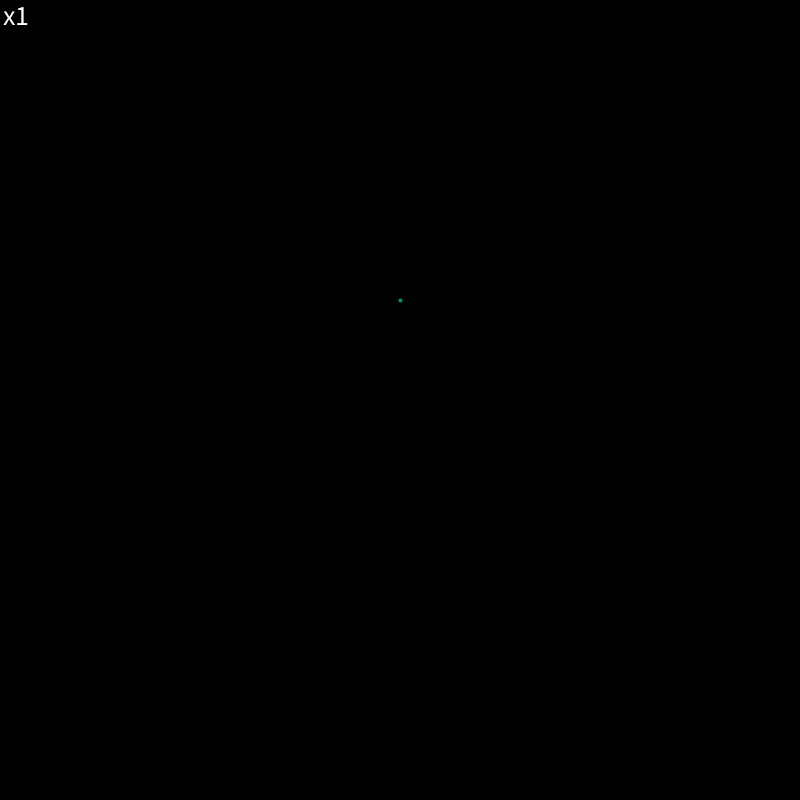
Frame 1 (no input)
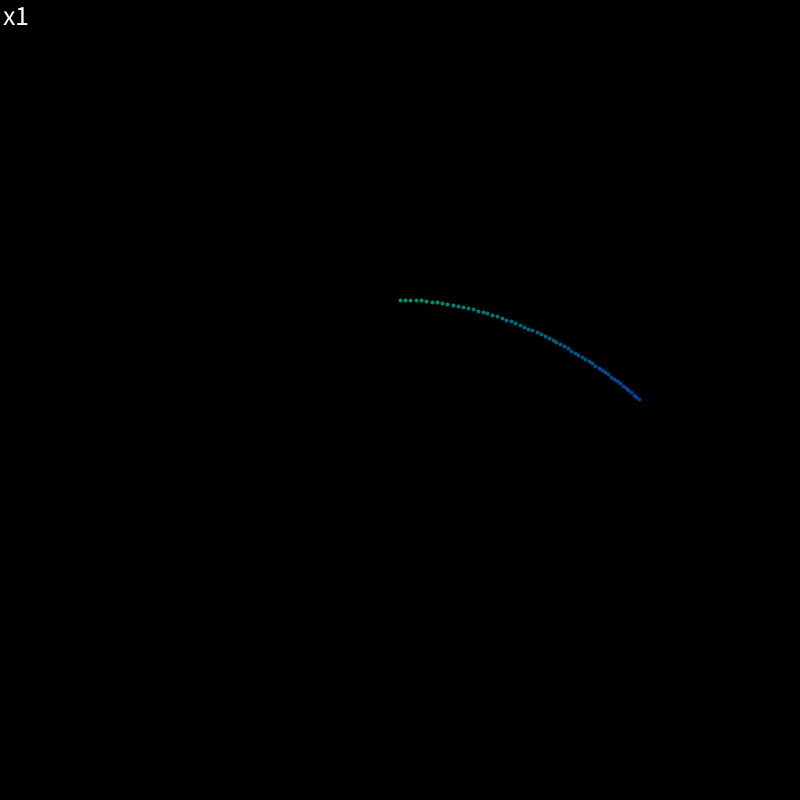
Frame 60 (the mouse pressed at the canvas centre just before this capture)
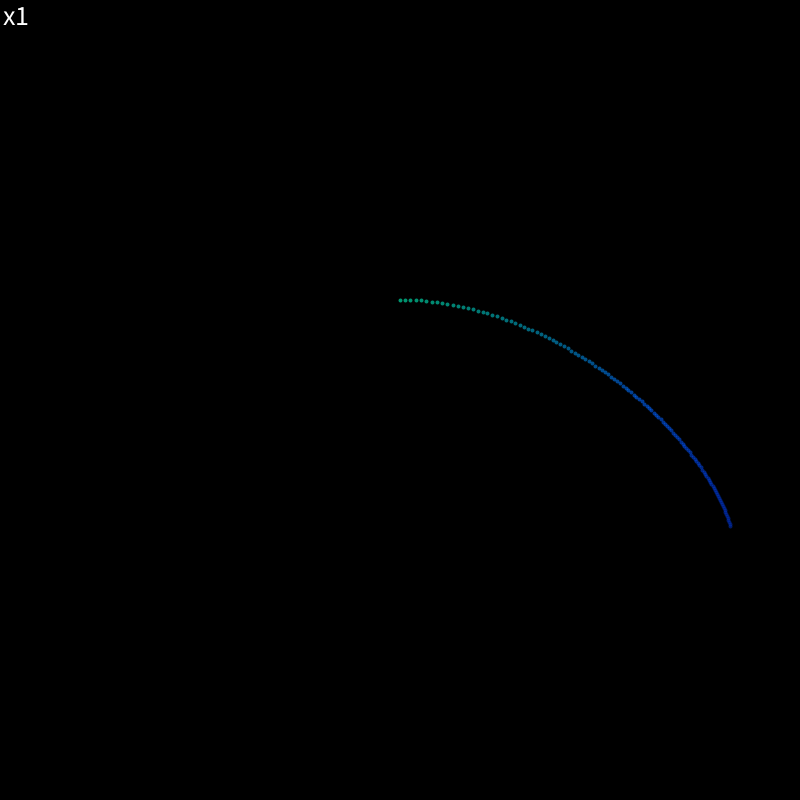
Frame 120 (the mouse held since frame 60 and released just before this capture)

The Processing sketch that drew these frames (run headless with seeded random() and noise(); from frame 60 on, the mouse is pressed at the canvas centre):

// Processing sketch: Gravity_1
// ── Gravity_1.pde
Satellite satellite;
Earth earth;
void setup() {
  //fullScreen();
  size(800, 800);
  frameRate(560);
  background(0);

  earth = new Earth();
  satellite = new Satellite(width/2, height/2 - 100);

  keyPressed();
}

void draw() {  
  if (clicked) {
    for ( int i = 0; i < ffx; i++ ) {
      PVector force = earth.attract(satellite);
      satellite.applyForce(force);


      satellite.display();
      satellite.motion();
    }
  }
}

boolean clicked = true;
void mouseClicked() {
  clicked = !clicked;
}

int ffx = 1;
void keyPressed() {
  if (ffx < 1000 ) {
    if (keyCode == RIGHT ) {
      ffx ++;
    }
  }
  if (ffx > 0 ) {
    if (keyCode == LEFT ) {
      ffx --;
    }
  }

  fill(0);
  noStroke();
  rect(0, 0, 90, 26);
  fill(255);
  textSize(28);
  text("x" + ffx, 3, 25);
}

// ── Earth.pde
class Earth {
  PVector loc;
  float G, mass;
  
  Earth() {
    loc = new PVector(width/2, height/2);
    G = 1;
    mass = 10;
  }
  
  PVector attract (Satellite satellite) {
    PVector force = PVector.sub(loc, satellite.loc);
    float d = force.mag();
    force.normalize();
    float magnitude = (G * mass * satellite.mass)/(d);
    force.mult(magnitude);
    return force;
  }
}

// ── Satellite.pde
class Satellite {
  PVector loc, vel, acc;
  float mass;


  Satellite(int locx, int locy) {
    loc = new PVector(locx, locy);
    vel = new PVector(5.4, 0);
    acc = new PVector(0, 0);

    mass = 1;
  }

  void display() {
    float c1,c2;
    float distCentx, distCenty;
    
    distCentx = abs(dist(loc.x, 0, width/2,0));
    distCenty = abs(dist(0, loc.y, 0,height/2));
       
    c1 = ((1 - (distCentx/(width/2))) * 255);
    c2 = ((1 - (distCenty/(width/2))) * 255);
    
    stroke(0, c1, c2, 150);
    strokeWeight(4);
    
    if ( loc.x < width && loc.x > 0 && loc.y < height && loc.y > 0 ) { 
      point(loc.x, loc.y);
    }
  }

  void applyForce(PVector force) {
    acc.add(force);
  }

  void motion() {
    vel.add(acc);
    loc.add(vel);
    acc.mult(0);
  }
}
